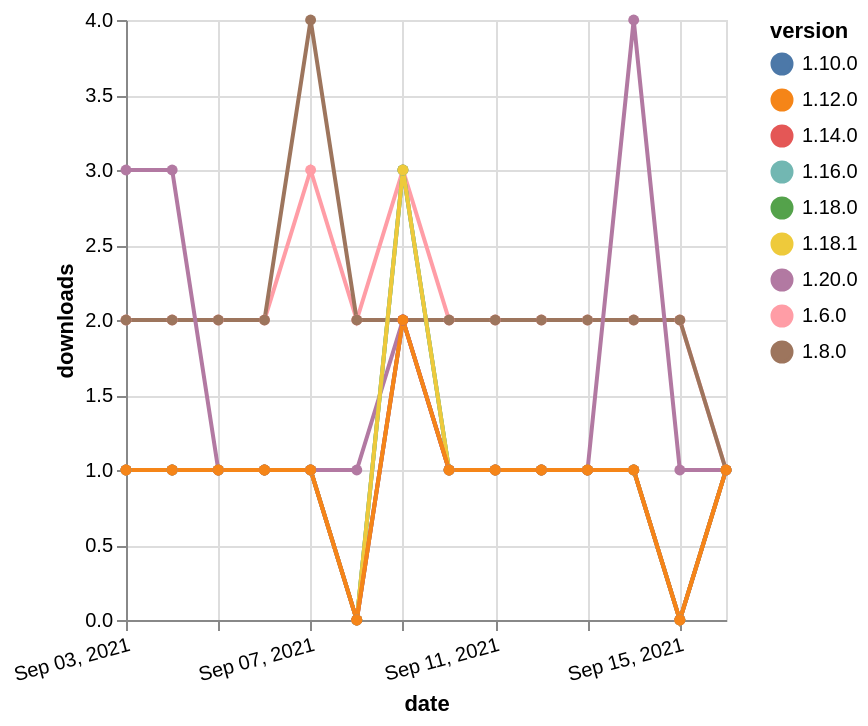

The Vega-Lite source for this figure:
### Vega-Lite specification from a JSON file in a GitHub repository (floating-point values rounded to 4 significant figures)
{"$schema": "https://vega.github.io/schema/vega-lite/v5.json", "description": "A simple bar chart with embedded data.", "data": {"values": [{"date": "2021-09-03", "total": 2714, "delta": 2, "version": "1.6.0"}, {"date": "2021-09-04", "total": 2716, "delta": 2, "version": "1.6.0"}, {"date": "2021-09-05", "total": 2718, "delta": 2, "version": "1.6.0"}, {"date": "2021-09-06", "total": 2720, "delta": 2, "version": "1.6.0"}, {"date": "2021-09-07", "total": 2723, "delta": 3, "version": "1.6.0"}, {"date": "2021-09-08", "total": 2725, "delta": 2, "version": "1.6.0"}, {"date": "2021-09-09", "total": 2728, "delta": 3, "version": "1.6.0"}, {"date": "2021-09-10", "total": 2730, "delta": 2, "version": "1.6.0"}, {"date": "2021-09-11", "total": 2732, "delta": 2, "version": "1.6.0"}, {"date": "2021-09-12", "total": 2734, "delta": 2, "version": "1.6.0"}, {"date": "2021-09-13", "total": 2736, "delta": 2, "version": "1.6.0"}, {"date": "2021-09-14", "total": 2738, "delta": 2, "version": "1.6.0"}, {"date": "2021-09-15", "total": 2740, "delta": 2, "version": "1.6.0"}, {"date": "2021-09-16", "total": 2741, "delta": 1, "version": "1.6.0"}, {"date": "2021-09-03", "total": 385, "delta": 1, "version": "1.18.0"}, {"date": "2021-09-04", "total": 386, "delta": 1, "version": "1.18.0"}, {"date": "2021-09-05", "total": 387, "delta": 1, "version": "1.18.0"}, {"date": "2021-09-06", "total": 388, "delta": 1, "version": "1.18.0"}, {"date": "2021-09-07", "total": 389, "delta": 1, "version": "1.18.0"}, {"date": "2021-09-08", "total": 389, "delta": 0, "version": "1.18.0"}, {"date": "2021-09-09", "total": 392, "delta": 3, "version": "1.18.0"}, {"date": "2021-09-10", "total": 393, "delta": 1, "version": "1.18.0"}, {"date": "2021-09-11", "total": 394, "delta": 1, "version": "1.18.0"}, {"date": "2021-09-12", "total": 395, "delta": 1, "version": "1.18.0"}, {"date": "2021-09-13", "total": 396, "delta": 1, "version": "1.18.0"}, {"date": "2021-09-14", "total": 397, "delta": 1, "version": "1.18.0"}, {"date": "2021-09-15", "total": 397, "delta": 0, "version": "1.18.0"}, {"date": "2021-09-16", "total": 398, "delta": 1, "version": "1.18.0"}, {"date": "2021-09-03", "total": 2508, "delta": 2, "version": "1.8.0"}, {"date": "2021-09-04", "total": 2510, "delta": 2, "version": "1.8.0"}, {"date": "2021-09-05", "total": 2512, "delta": 2, "version": "1.8.0"}, {"date": "2021-09-06", "total": 2514, "delta": 2, "version": "1.8.0"}, {"date": "2021-09-07", "total": 2518, "delta": 4, "version": "1.8.0"}, {"date": "2021-09-08", "total": 2520, "delta": 2, "version": "1.8.0"}, {"date": "2021-09-09", "total": 2522, "delta": 2, "version": "1.8.0"}, {"date": "2021-09-10", "total": 2524, "delta": 2, "version": "1.8.0"}, {"date": "2021-09-11", "total": 2526, "delta": 2, "version": "1.8.0"}, {"date": "2021-09-12", "total": 2528, "delta": 2, "version": "1.8.0"}, {"date": "2021-09-13", "total": 2530, "delta": 2, "version": "1.8.0"}, {"date": "2021-09-14", "total": 2532, "delta": 2, "version": "1.8.0"}, {"date": "2021-09-15", "total": 2534, "delta": 2, "version": "1.8.0"}, {"date": "2021-09-16", "total": 2535, "delta": 1, "version": "1.8.0"}, {"date": "2021-09-03", "total": 555, "delta": 1, "version": "1.10.0"}, {"date": "2021-09-04", "total": 556, "delta": 1, "version": "1.10.0"}, {"date": "2021-09-05", "total": 557, "delta": 1, "version": "1.10.0"}, {"date": "2021-09-06", "total": 558, "delta": 1, "version": "1.10.0"}, {"date": "2021-09-07", "total": 559, "delta": 1, "version": "1.10.0"}, {"date": "2021-09-08", "total": 559, "delta": 0, "version": "1.10.0"}, {"date": "2021-09-09", "total": 561, "delta": 2, "version": "1.10.0"}, {"date": "2021-09-10", "total": 562, "delta": 1, "version": "1.10.0"}, {"date": "2021-09-11", "total": 563, "delta": 1, "version": "1.10.0"}, {"date": "2021-09-12", "total": 564, "delta": 1, "version": "1.10.0"}, {"date": "2021-09-13", "total": 565, "delta": 1, "version": "1.10.0"}, {"date": "2021-09-14", "total": 566, "delta": 1, "version": "1.10.0"}, {"date": "2021-09-15", "total": 566, "delta": 0, "version": "1.10.0"}, {"date": "2021-09-16", "total": 567, "delta": 1, "version": "1.10.0"}, {"date": "2021-09-03", "total": 179, "delta": 3, "version": "1.20.0"}, {"date": "2021-09-04", "total": 182, "delta": 3, "version": "1.20.0"}, {"date": "2021-09-05", "total": 183, "delta": 1, "version": "1.20.0"}, {"date": "2021-09-06", "total": 184, "delta": 1, "version": "1.20.0"}, {"date": "2021-09-07", "total": 185, "delta": 1, "version": "1.20.0"}, {"date": "2021-09-08", "total": 186, "delta": 1, "version": "1.20.0"}, {"date": "2021-09-09", "total": 188, "delta": 2, "version": "1.20.0"}, {"date": "2021-09-10", "total": 189, "delta": 1, "version": "1.20.0"}, {"date": "2021-09-11", "total": 190, "delta": 1, "version": "1.20.0"}, {"date": "2021-09-12", "total": 191, "delta": 1, "version": "1.20.0"}, {"date": "2021-09-13", "total": 192, "delta": 1, "version": "1.20.0"}, {"date": "2021-09-14", "total": 196, "delta": 4, "version": "1.20.0"}, {"date": "2021-09-15", "total": 197, "delta": 1, "version": "1.20.0"}, {"date": "2021-09-16", "total": 198, "delta": 1, "version": "1.20.0"}, {"date": "2021-09-03", "total": 179, "delta": 1, "version": "1.16.0"}, {"date": "2021-09-04", "total": 180, "delta": 1, "version": "1.16.0"}, {"date": "2021-09-05", "total": 181, "delta": 1, "version": "1.16.0"}, {"date": "2021-09-06", "total": 182, "delta": 1, "version": "1.16.0"}, {"date": "2021-09-07", "total": 183, "delta": 1, "version": "1.16.0"}, {"date": "2021-09-08", "total": 183, "delta": 0, "version": "1.16.0"}, {"date": "2021-09-09", "total": 186, "delta": 3, "version": "1.16.0"}, {"date": "2021-09-10", "total": 187, "delta": 1, "version": "1.16.0"}, {"date": "2021-09-11", "total": 188, "delta": 1, "version": "1.16.0"}, {"date": "2021-09-12", "total": 189, "delta": 1, "version": "1.16.0"}, {"date": "2021-09-13", "total": 190, "delta": 1, "version": "1.16.0"}, {"date": "2021-09-14", "total": 191, "delta": 1, "version": "1.16.0"}, {"date": "2021-09-15", "total": 191, "delta": 0, "version": "1.16.0"}, {"date": "2021-09-16", "total": 192, "delta": 1, "version": "1.16.0"}, {"date": "2021-09-03", "total": 136, "delta": 1, "version": "1.18.1"}, {"date": "2021-09-04", "total": 137, "delta": 1, "version": "1.18.1"}, {"date": "2021-09-05", "total": 138, "delta": 1, "version": "1.18.1"}, {"date": "2021-09-06", "total": 139, "delta": 1, "version": "1.18.1"}, {"date": "2021-09-07", "total": 140, "delta": 1, "version": "1.18.1"}, {"date": "2021-09-08", "total": 140, "delta": 0, "version": "1.18.1"}, {"date": "2021-09-09", "total": 143, "delta": 3, "version": "1.18.1"}, {"date": "2021-09-10", "total": 144, "delta": 1, "version": "1.18.1"}, {"date": "2021-09-11", "total": 145, "delta": 1, "version": "1.18.1"}, {"date": "2021-09-12", "total": 146, "delta": 1, "version": "1.18.1"}, {"date": "2021-09-13", "total": 147, "delta": 1, "version": "1.18.1"}, {"date": "2021-09-14", "total": 148, "delta": 1, "version": "1.18.1"}, {"date": "2021-09-15", "total": 148, "delta": 0, "version": "1.18.1"}, {"date": "2021-09-16", "total": 149, "delta": 1, "version": "1.18.1"}, {"date": "2021-09-03", "total": 221, "delta": 1, "version": "1.14.0"}, {"date": "2021-09-04", "total": 222, "delta": 1, "version": "1.14.0"}, {"date": "2021-09-05", "total": 223, "delta": 1, "version": "1.14.0"}, {"date": "2021-09-06", "total": 224, "delta": 1, "version": "1.14.0"}, {"date": "2021-09-07", "total": 225, "delta": 1, "version": "1.14.0"}, {"date": "2021-09-08", "total": 225, "delta": 0, "version": "1.14.0"}, {"date": "2021-09-09", "total": 227, "delta": 2, "version": "1.14.0"}, {"date": "2021-09-10", "total": 228, "delta": 1, "version": "1.14.0"}, {"date": "2021-09-11", "total": 229, "delta": 1, "version": "1.14.0"}, {"date": "2021-09-12", "total": 230, "delta": 1, "version": "1.14.0"}, {"date": "2021-09-13", "total": 231, "delta": 1, "version": "1.14.0"}, {"date": "2021-09-14", "total": 232, "delta": 1, "version": "1.14.0"}, {"date": "2021-09-15", "total": 232, "delta": 0, "version": "1.14.0"}, {"date": "2021-09-16", "total": 233, "delta": 1, "version": "1.14.0"}, {"date": "2021-09-03", "total": 210, "delta": 1, "version": "1.12.0"}, {"date": "2021-09-04", "total": 211, "delta": 1, "version": "1.12.0"}, {"date": "2021-09-05", "total": 212, "delta": 1, "version": "1.12.0"}, {"date": "2021-09-06", "total": 213, "delta": 1, "version": "1.12.0"}, {"date": "2021-09-07", "total": 214, "delta": 1, "version": "1.12.0"}, {"date": "2021-09-08", "total": 214, "delta": 0, "version": "1.12.0"}, {"date": "2021-09-09", "total": 216, "delta": 2, "version": "1.12.0"}, {"date": "2021-09-10", "total": 217, "delta": 1, "version": "1.12.0"}, {"date": "2021-09-11", "total": 218, "delta": 1, "version": "1.12.0"}, {"date": "2021-09-12", "total": 219, "delta": 1, "version": "1.12.0"}, {"date": "2021-09-13", "total": 220, "delta": 1, "version": "1.12.0"}, {"date": "2021-09-14", "total": 221, "delta": 1, "version": "1.12.0"}, {"date": "2021-09-15", "total": 221, "delta": 0, "version": "1.12.0"}, {"date": "2021-09-16", "total": 222, "delta": 1, "version": "1.12.0"}]}, "width": "container", "mark": {"type": "line", "point": {"filled": true}}, "encoding": {"x": {"field": "date", "type": "temporal", "timeUnit": "yearmonthdate", "title": "date", "axis": {"labelAngle": -15}}, "y": {"field": "delta", "type": "quantitative", "title": "downloads"}, "color": {"field": "version", "type": "nominal"}, "tooltip": {"field": "delta"}}}
